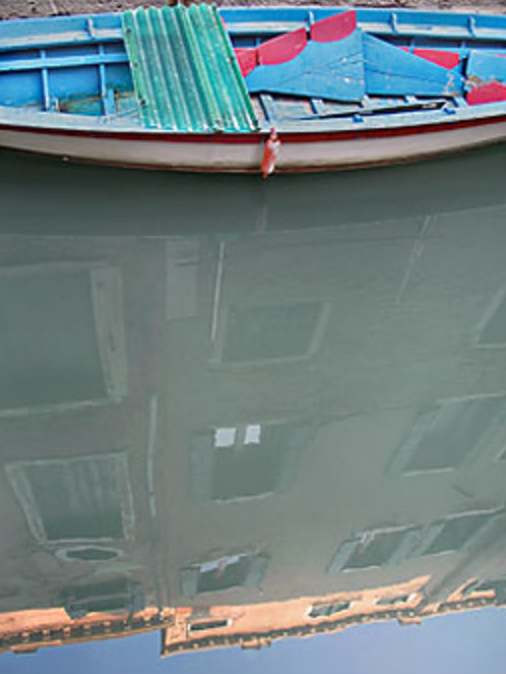
#> input picture data/images/histogram.png, 506 x 674 px, found by its file name
$ python histWithMask.py
#> lines starting #> are read from the running program, lines starting #| are printed output that depends on the picture
#!/usr/bin/env python
# -*- coding: utf-8 -*-

import cv2
import numpy as np
import matplotlib.pyplot as plt

img = cv2.imread('data/images/histogram.png', 0)
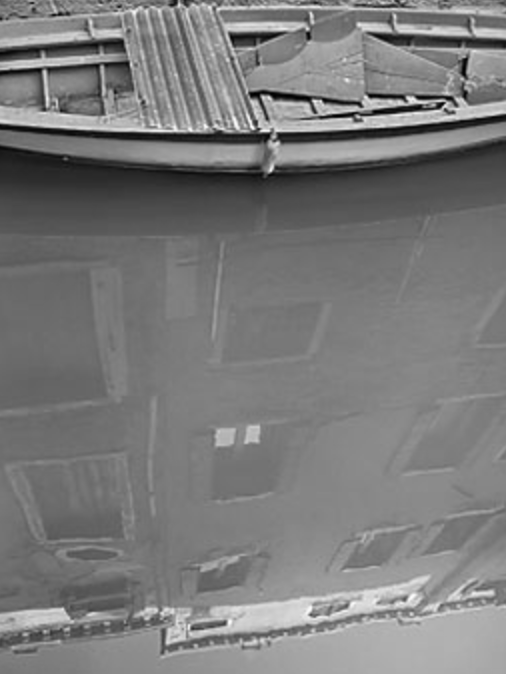
#> img: shape (674, 506); min 0, max 252, mean 122.6

# create a mask
mask = np.zeros(img.shape[:2], np.uint8)
mask[ 100:300, 100:400 ] = 255

img_masked = cv2.bitwise_and(img, img, mask = mask)
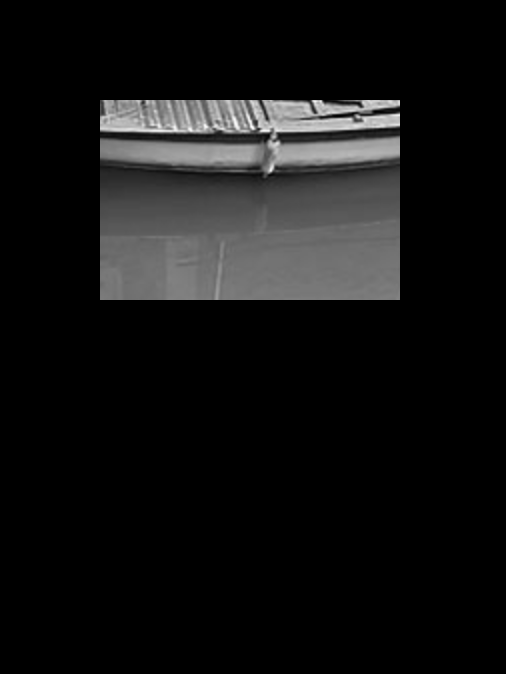
#> img_masked: shape (674, 506); min 0, max 252, mean 18.5

# calculate histogram with mask and without mask
# check third argument for mask
hist_full = cv2.calcHist([img], [0], None, [256], [0, 256])
#> hist_full = 256 values, max 7311 at index 125, min 0 at index 253, mean 1332.2
hist_mask = cv2.calcHist([img], [0], mask, [256], [0, 256])
#> hist_mask = 256 values, max 1720 at index 115, min 0 at index 250, mean 234.4

plt.subplot(221), plt.imshow(img, 'gray')
plt.subplot(222), plt.imshow(mask, 'gray')
plt.subplot(223), plt.imshow(img_masked, 'gray')
plt.subplot(224), plt.plot(hist_full,color = 'g'),plt.plot(hist_mask, color = 'r')
plt.xlim([0, 256])

plt.show()
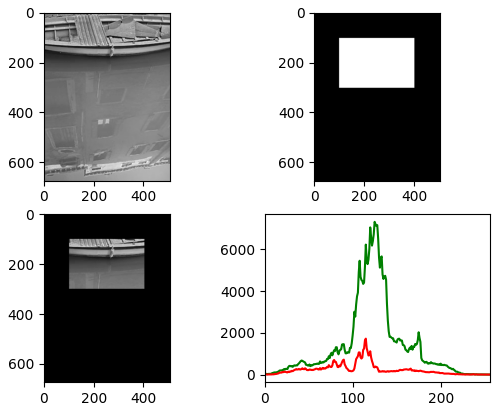
#> figure drawn by matplotlib, 4 panels; panel 4: curve peaks at x = 125, y = 7311; panel 4: curve peaks at x = 115, y = 1720

$ run again, with data/images/1.png copied over data/images/histogram.png
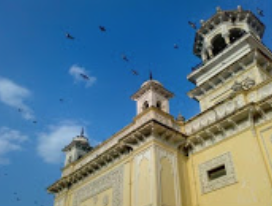
#> input picture data/images/1.png, 272 x 206 px, found by its file name
#> `img_masked = cv2.bitwise_and(img, img, mask = mask)`:
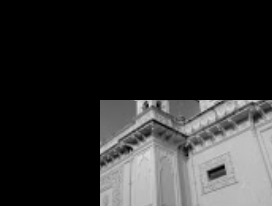
#> img_masked: shape (206, 272); min 0, max 219, mean 48.2
#> hist_full = 256 values, max 1132 at index 76, min 0 at index 0, mean 218.9
#> hist_mask = 256 values, max 554 at index 187, min 0 at index 0, mean 71.22
#> `plt.show()`:
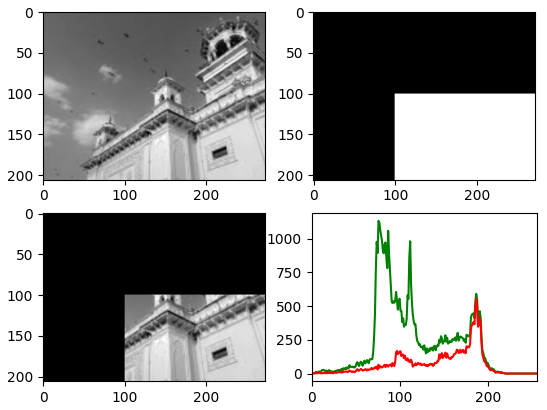
#> figure drawn by matplotlib, 4 panels; panel 4: curve peaks at x = 76, y = 1132; panel 4: curve peaks at x = 187, y = 554

$ run again, with data/images/apple.png copied over data/images/histogram.png
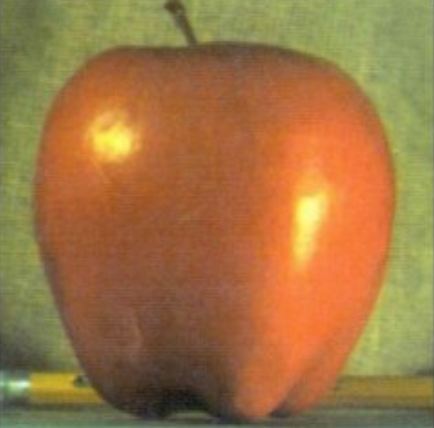
#> input picture data/images/apple.png, 434 x 428 px, found by its file name
#> `img_masked = cv2.bitwise_and(img, img, mask = mask)`:
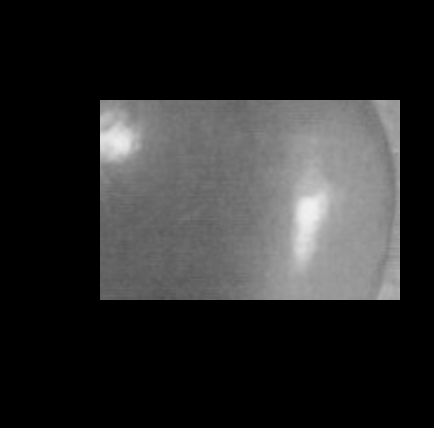
#> img_masked: shape (428, 434); min 0, max 240, mean 42.6
#> hist_full = 256 values, max 3036 at index 152, min 0 at index 0, mean 725.6
#> hist_mask = 256 values, max 1349 at index 113, min 0 at index 0, mean 234.4
#> `plt.show()`:
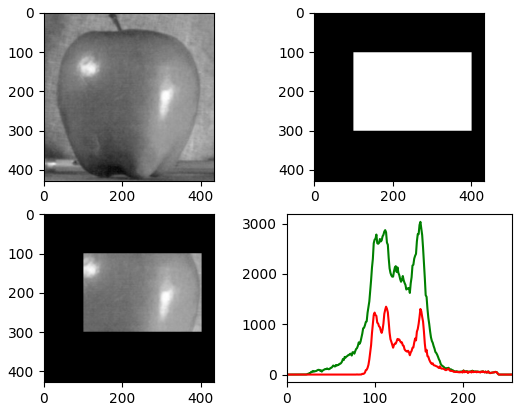
#> figure drawn by matplotlib, 4 panels; panel 4: curve peaks at x = 152, y = 3036; panel 4: curve peaks at x = 113, y = 1349
